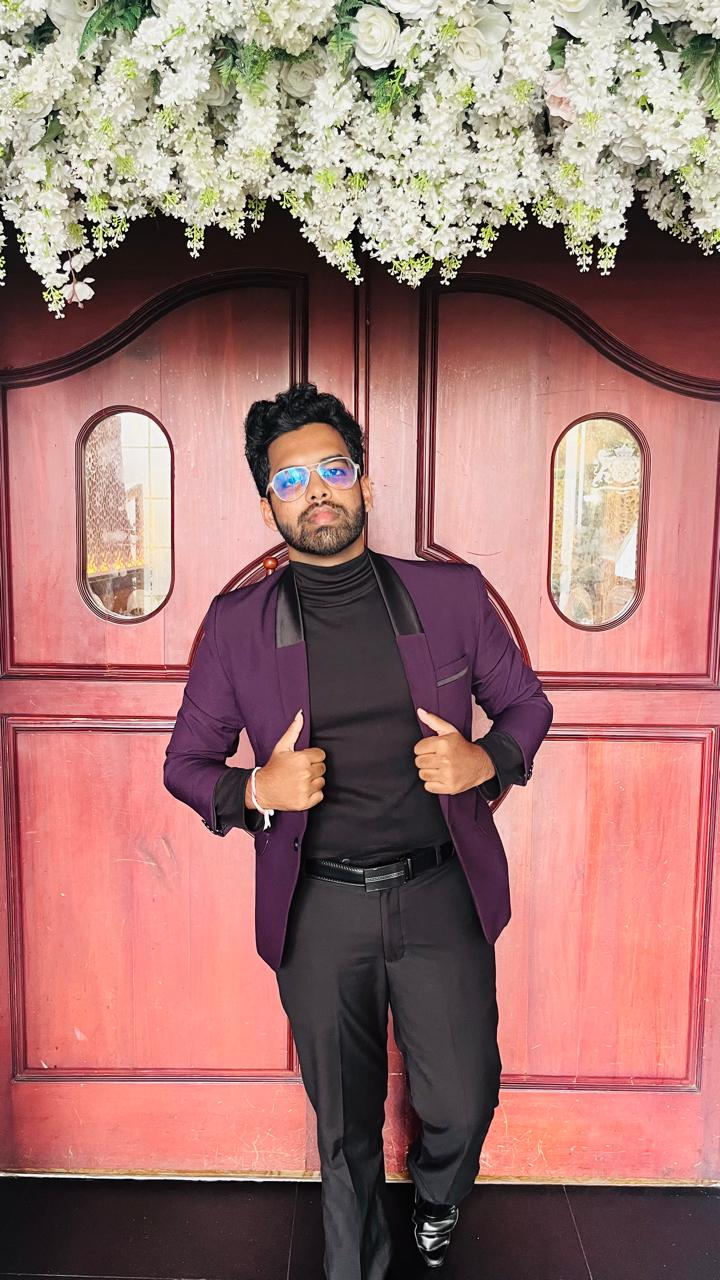
#> input picture testing.jpg, 720 x 1280 px
$ python third.py
#> lines starting #> are read from the running program, lines starting #| are printed output that depends on the picture
import cv2
import numpy as np
from matplotlib import pyplot as plt

my_img = cv2.imread('testing.jpg')
#> my_img is the input picture: shape (1280, 720, 3); mean B, G, R 112.8, 117.5, 160.1
(h, w) = my_img.shape[:2]
#> h = 1280; w = 720

center = (w // 2, h // 2)  # Image center
#> center = (360, 640)

rotation_matrix_45 = cv2.getRotationMatrix2D(center, 45, 1.0)

cos = np.abs(rotation_matrix_45[0, 0])
#> cos = 0.707
sin = np.abs(rotation_matrix_45[0, 1])
#> sin = 0.707
new_width = int((h * sin) + (w * cos))
#> new_width = 1414
new_height = int((h * cos) + (w * sin))
#> new_height = 1414

rotation_matrix_45[0, 2] += (new_width / 2) - center[0]
rotation_matrix_45[1, 2] += (new_height / 2) - center[1]

rotated_45 = cv2.warpAffine(my_img, rotation_matrix_45, (new_width, new_height))
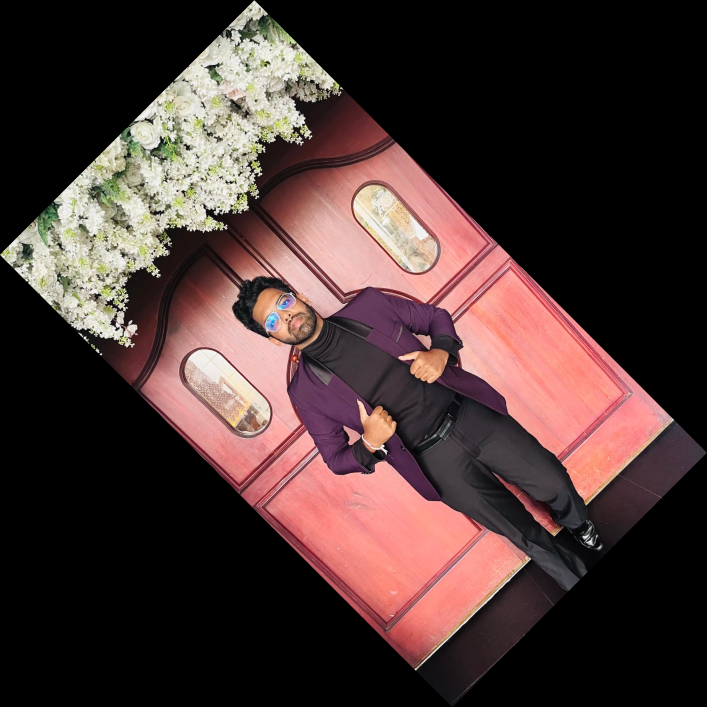
#> rotated_45: shape (1414, 1414, 3) (shown at 1/2 size); mean B, G, R 52, 54.2, 73.8

rotated_90 = cv2.rotate(my_img, cv2.ROTATE_90_CLOCKWISE)
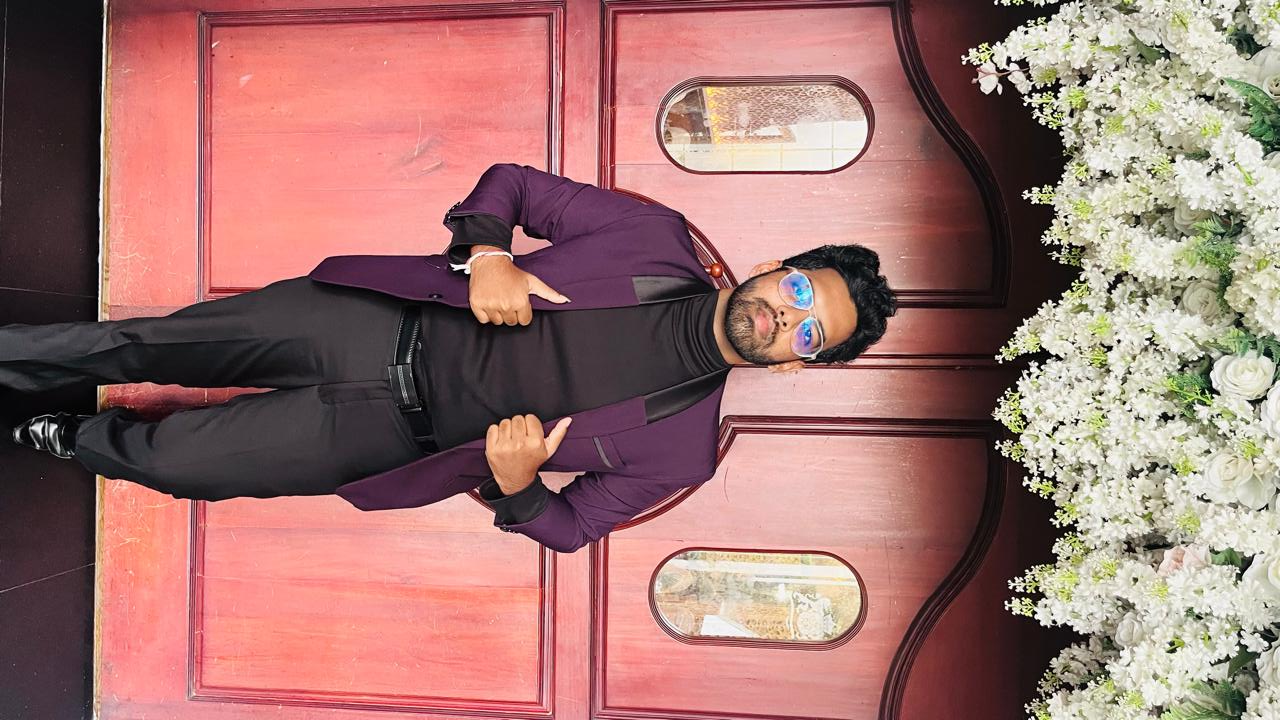
#> rotated_90: shape (720, 1280, 3); mean B, G, R 112.8, 117.5, 160.1

image_rgb = cv2.cvtColor(my_img, cv2.COLOR_BGR2RGB)
rotated_45_rgb = cv2.cvtColor(rotated_45, cv2.COLOR_BGR2RGB)
rotated_90_rgb = cv2.cvtColor(rotated_90, cv2.COLOR_BGR2RGB)

plt.figure(figsize=(10, 6))

plt.subplot(1, 3, 1)
plt.title("Original")
plt.imshow(image_rgb)
plt.axis('off')

plt.subplot(1, 3, 2)
plt.title("Rotated 45°")
plt.imshow(rotated_45_rgb)
plt.axis('off')

plt.subplot(1, 3, 3)
plt.title("Rotated 90°")
plt.imshow(rotated_90_rgb)
plt.axis('off')

plt.tight_layout()
plt.show()
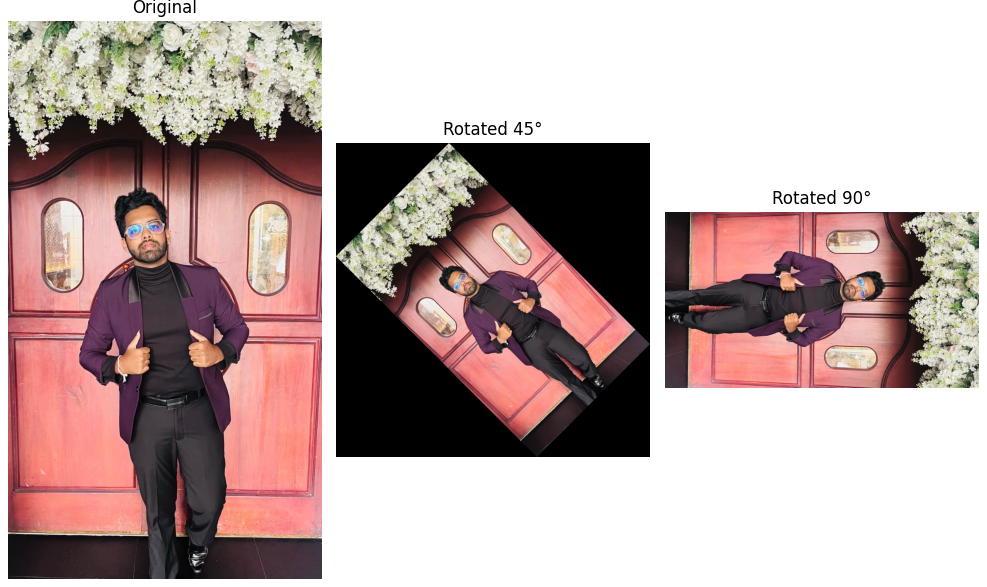
#> figure drawn by matplotlib, 3 panels
